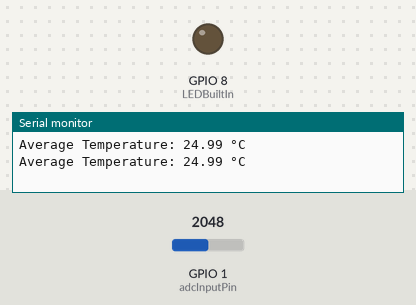
Recording of a sketch running on a simulated ESP32-S3. Shown: output pins drawn as LEDs (lit = HIGH), the last lines printed to the serial monitor. The test bench sets the inputs (shaded band); at power-on: GPIO 1 (adcInputPin) = 2048.

Above: at 1.8 s.
1.9 s: GPIO 1 (adcInputPin) set to 828
6.0 s: GPIO 1 (adcInputPin) set to 701
At 6.4 s:
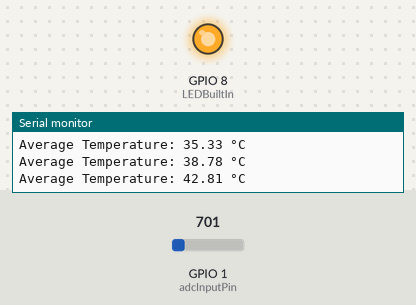
7.5 s: GPIO 1 (adcInputPin) set to 2785
11.6 s: GPIO 1 (adcInputPin) set to 2892
13.5 s: GPIO 1 (adcInputPin) set to 399
17.6 s: GPIO 1 (adcInputPin) set to 353
Timing chart, 0 to 20.5 s (numbered marks = the images above; inputs shaded):
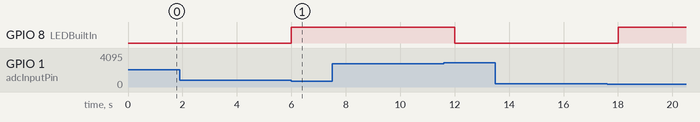

The sketch:

readTemp.ino
```cpp
#include <esp_sleep.h>
#include <math.h>

#define adcInputPin A0
#define adcMaxResolution 4095
#define upperResist 100000
#define thermistorNominalResist 100000
#define nominalTemp 298.15  // Kelvin (25°C)
#define beta 3950
#define LEDBuiltIn 8  // LED integrado no GPIO 8

#define WINDOW_SIZE 10  // Tamanho da janela para média móvel

float tempReadings[WINDOW_SIZE];  // Array para armazenar as leituras
int currentIndex = 0;  // Índice atual no array
bool isInitialized = false;  // Flag para inicialização das leituras

// Função para calcular a média das últimas N leituras
float movingAverage() {
  float sum = 0;
  for (int i = 0; i < WINDOW_SIZE; i++) {
    sum += tempReadings[i];
  }
  return sum / WINDOW_SIZE;
}

void readTemp() {
  float rawAdcVal = analogRead(adcInputPin);

  // Verificar leitura válida do ADC
  if (rawAdcVal <= 0) {
    Serial.println("ADC error: No valid reading");
    return;
  }

  float voltage = (3.3 * rawAdcVal) / adcMaxResolution;

  // Verificar divisão por zero
  if (voltage >= 3.3) {
    Serial.println("Voltage out of range");
    return;
  }

  float thermistorResist = (voltage * upperResist) / (3.3 - voltage);
  float tempK = 1 / (1 / nominalTemp + log(thermistorResist / thermistorNominalResist) / beta);
  float tempC = tempK - 273.15;

  // Inicializa o array com a primeira leitura válida
  if (!isInitialized) {
    for (int i = 0; i < WINDOW_SIZE; i++) {
      tempReadings[i] = tempC;
    }
    isInitialized = true;
  }

  // Armazenar a nova leitura no array
  tempReadings[currentIndex] = tempC;
  currentIndex = (currentIndex + 1) % WINDOW_SIZE;  // Incrementar o índice circularmente

  float avgTempC = movingAverage();  // Calcular a média móvel

  Serial.print("Average Temperature: ");
  Serial.print(avgTempC);
  Serial.println(" °C");

  // Ativar LED se a média móvel for maior que 40°C
  if (avgTempC > 40) {
    digitalWrite(LEDBuiltIn, HIGH);
  } else {
    digitalWrite(LEDBuiltIn, LOW);
  }
}

void setup() {
  Serial.begin(115200);
  pinMode(LEDBuiltIn, OUTPUT);
}

void loop() {
  readTemp();
  delay(1000);  // Espera de 1 segundo entre leituras

  // Configuração do deep sleep (comentada para teste)
  // esp_sleep_enable_timer_wakeup(1000000);  // Acordar após 1 segundo
  // esp_deep_sleep_start();  // Entrar em deep sleep
}
```

Measured:
- the behaviour switches between 759 and 758 on GPIO 1 (adcInputPin) (found by bisection; images 0 and 1)
